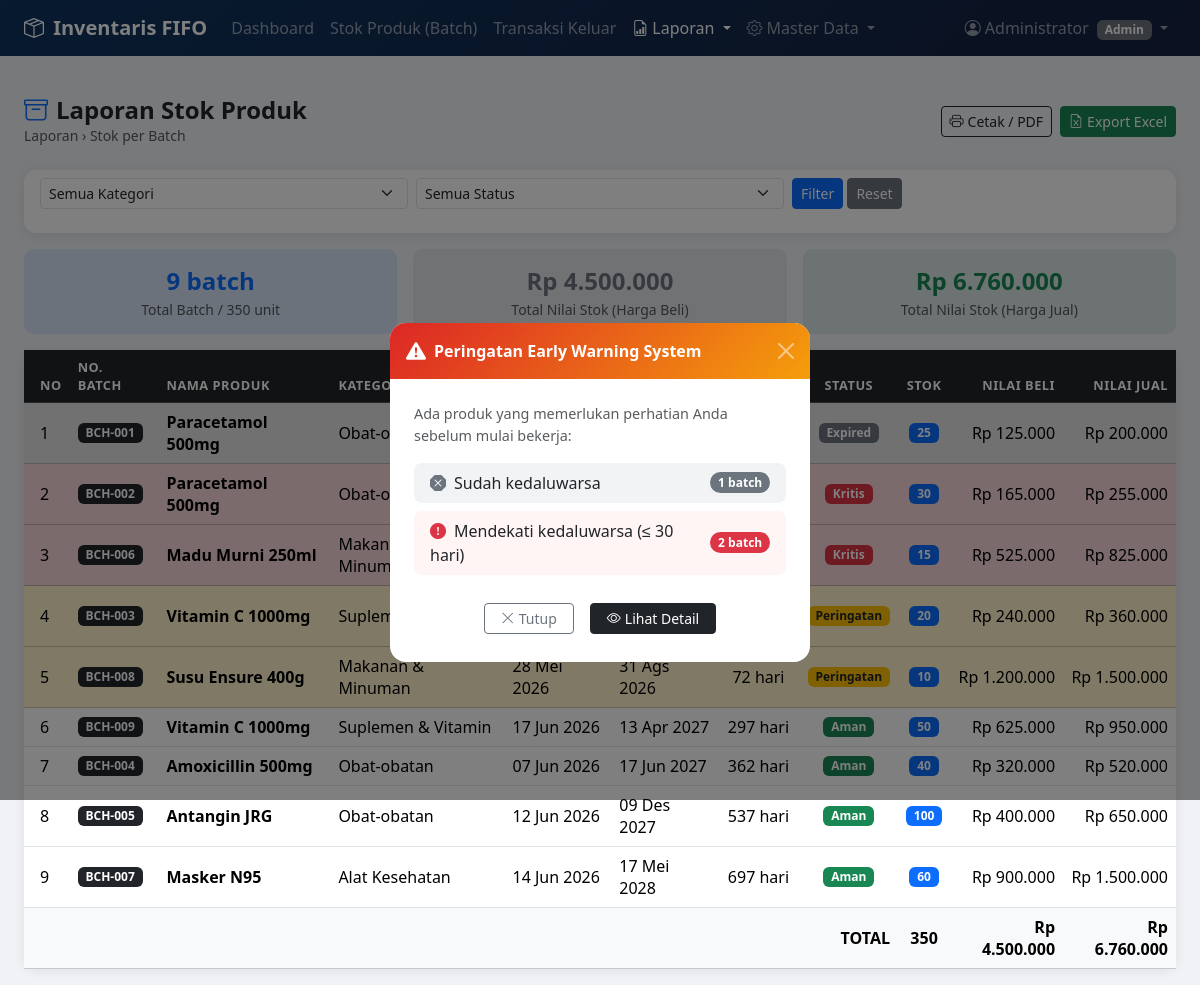
The page /laporan_stok.php (signed in) on the database its author committed.
### tables this page shows
CREATE TABLE setting_toko (
    id               INT AUTO_INCREMENT PRIMARY KEY,
    nama_toko        VARCHAR(150) NOT NULL DEFAULT 'Toko Saya',
    alamat           VARCHAR(255) DEFAULT NULL,
    no_hp            VARCHAR(30)  DEFAULT NULL,
    threshold_merah  INT NOT NULL DEFAULT 30,
    threshold_kuning INT NOT NULL DEFAULT 90,
    updated_at       TIMESTAMP DEFAULT CURRENT_TIMESTAMP ON UPDATE CURRENT_TIMESTAMP
);

CREATE TABLE produk (
    id           INT AUTO_INCREMENT PRIMARY KEY,
    no_batch     VARCHAR(50)  NOT NULL UNIQUE,
    nama_produk  VARCHAR(150) NOT NULL,
    kategori_id  INT NOT NULL,
    harga_beli   DECIMAL(15,2) NOT NULL DEFAULT 0,
    harga_jual   DECIMAL(15,2) NOT NULL DEFAULT 0,
    stok         INT NOT NULL DEFAULT 0,
    stok_awal    INT NOT NULL DEFAULT 0,
    tgl_masuk    DATE NOT NULL,
    tgl_expired  DATE NOT NULL,
    keterangan   TEXT DEFAULT NULL,
    created_at   TIMESTAMP DEFAULT CURRENT_TIMESTAMP,
    CONSTRAINT fk_produk_kategori FOREIGN KEY (kategori_id)
        REFERENCES kategori(id) ON DELETE RESTRICT,
    INDEX idx_produk_expired (tgl_expired),
    INDEX idx_produk_nama (nama_produk)
);

CREATE TABLE kategori (
    id            INT AUTO_INCREMENT PRIMARY KEY,
    nama_kategori VARCHAR(100) NOT NULL UNIQUE,
    deskripsi     TEXT DEFAULT NULL,
    created_at    TIMESTAMP DEFAULT CURRENT_TIMESTAMP
);

### koneksi.php (called while the page is built, shortened)
<?php
$host = "localhost";
$user = "root";
$pass = "";
$db   = "db_inventaris";
$koneksi = mysqli_connect($host, $user, $pass, $db);
mysqli_set_charset($koneksi, "utf8mb4");
$q_set = mysqli_query($koneksi, "SHOW TABLES LIKE 'setting_toko'");
if (mysqli_num_rows($q_set) > 0) {
    $setting = mysqli_fetch_assoc(mysqli_query($koneksi, "SELECT * FROM setting_toko LIMIT 1"));
    if ($setting) {
        $THRESHOLD_MERAH  = $setting['threshold_merah']  ?? 30;
        $THRESHOLD_KUNING = $setting['threshold_kuning'] ?? 90;
    }
}
function tgl_indo($tgl) {
    $bulan = ['','Jan','Feb','Mar','Apr','Mei','Jun','Jul','Ags','Sep','Okt','Nov','Des'];
    $d = explode('-', $tgl);
    return $d[2] . ' ' . $bulan[(int)$d[1]] . ' ' . $d[0];
}
function rupiah($angka) {
    return 'Rp ' . number_format((float)$angka, 0, ',', '.');
}
function getStatus($sisa, $merah = 30, $kuning = 90) {
    if ($sisa < 0)            return ['label' => 'Expired',     'class' => 'bg-secondary text-white', 'row' => 'table-secondary'];
    elseif ($sisa <= $merah)  return ['label' => 'Kritis',      'class' => 'bg-danger text-white',    'row' => 'table-danger'];
    elseif ($sisa <= $kuning) return ['label' => 'Peringatan',  'class' => 'bg-warning text-dark',    'row' => 'table-warning'];
    else                      return ['label' => 'Aman',        'class' => 'bg-success text-white',   'row' => ''];
}

### laporan_stok.php (the view, shortened to what this page needs)
<?php
include 'koneksi.php';
$tgl = date('Y-m-d');
$f_status   = $_GET['status'] ?? '';
$where = "WHERE 1=1";
$q = mysqli_query($koneksi, "
    SELECT p.*, k.nama_kategori, DATEDIFF(p.tgl_expired,'$tgl') as sisa_hari
    FROM produk p JOIN kategori k ON p.kategori_id = k.id
    $where
    ORDER BY p.tgl_expired ASC
");
$rows = [];
$total_qty = 0; $total_nilai_beli = 0; $total_nilai_jual = 0;
while ($d = mysqli_fetch_assoc($q)) {
    $d['nilai_beli'] = $d['stok'] * $d['harga_beli'];
    $d['nilai_jual'] = $d['stok'] * $d['harga_jual'];
    $total_qty        += $d['stok'];
    $total_nilai_beli += $d['nilai_beli'];
    $total_nilai_jual += $d['nilai_jual'];
    $rows[] = $d;
}
$status_label = [
    ''        => 'Semua Status',
    'aman'    => 'Aman',
    'warning' => 'Peringatan',
    'kritis'  => 'Kritis',
    'expired' => 'Sudah Kedaluwarsa',
];
include 'includes/navbar.php';
?>
<!DOCTYPE html>
<html lang="id">
<head>
  <link href="https://cdn.jsdelivr.net/npm/bootstrap@5.3.2/dist/css/bootstrap.min.css" rel="stylesheet">
  <link href="https://cdn.jsdelivr.net/npm/bootstrap-icons@1.11.3/font/bootstrap-icons.min.css" rel="stylesheet">
</head>
<body>
<div class="container-fluid px-4 py-3" style="max-width:1200px">
  <div class="d-flex justify-content-between align-items-center mb-4 no-print">
    <div>
      <h4 class="fw-bold mb-0"><i class="bi bi-archive me-2 text-primary"></i>Laporan Stok Produk</h4>
      <small class="text-muted">Laporan › Stok per Batch</small>
    </div>
    <div class="d-flex gap-2">
      <button onclick="window.print()" class="btn btn-outline-dark btn-sm">
        <i class="bi bi-printer me-1"></i>Cetak / PDF
      </button>
      <a href="?<?= http_build_query(array_merge($_GET, ['export'=>'excel'])) ?>" class="btn btn-success btn-sm">
        <i class="bi bi-file-earmark-excel me-1"></i>Export Excel
      </a>
    </div>
  </div>
  <div class="card mb-3 no-print">
    <div class="card-body py-2">
      <form method="GET" class="row g-2 align-items-center">
        <div class="col-md-4">
          <select name="kategori" class="form-select form-select-sm">
            <option value="0">Semua Kategori</option>
          </select>
        </div>
        <div class="col-md-4">
          <select name="status" class="form-select form-select-sm">
            <?php foreach ($status_label as $val=>$lbl): ?>
              <option value="<?= $val ?>" <?= $f_status===$val?'selected':'' ?>><?= $lbl ?></option>
            <?php endforeach; ?>
          </select>
        </div>
        <div class="col-auto">
          <button type="submit" class="btn btn-primary btn-sm">Filter</button>
          <a href="laporan_stok.php" class="btn btn-secondary btn-sm">Reset</a>
        </div>
      </form>
    </div>
  </div>
  <div class="row g-3 mb-3">
    <div class="col-md-4">
      <div class="summary-box bg-primary bg-opacity-10">
        <div class="fs-4 fw-bold text-primary"><?= count($rows) ?> batch</div>
        <div class="text-muted small">Total Batch / <?= $total_qty ?> unit</div>
      </div>
    </div>
    <div class="col-md-4">
      <div class="summary-box bg-secondary bg-opacity-10">
        <div class="fs-4 fw-bold text-secondary"><?= rupiah($total_nilai_beli) ?></div>
        <div class="text-muted small">Total Nilai Stok (Harga Beli)</div>
      </div>
    </div>
    <div class="col-md-4">
      <div class="summary-box bg-success bg-opacity-10">
        <div class="fs-4 fw-bold text-success"><?= rupiah($total_nilai_jual) ?></div>
        <div class="text-muted small">Total Nilai Stok (Harga Jual)</div>
      </div>
    </div>
  </div>
  <div class="card">
    <div class="card-body p-0">
      <div class="table-responsive">
        <table class="table table-hover align-middle mb-0">
          <thead class="table-dark">
            <tr>
              <th class="ps-3">No</th>
              <th>No. Batch</th>
              <th>Nama Produk</th>
              <th>Kategori</th>
              <th>Tgl Masuk</th>
              <th>Tgl Expired</th>
              <th class="text-center">Sisa Hari</th>
              <th class="text-center">Status</th>
              <th class="text-center">Stok</th>
              <th class="text-end">Nilai Beli</th>
              <th class="text-end">Nilai Jual</th>
            </tr>
          </thead>
          <tbody>
          <?php if (empty($rows)): ?>
            <tr><td colspan="11" class="text-center py-4 text-muted">
              <i class="bi bi-inbox me-1"></i>Tidak ada data untuk filter ini.
            </td></tr>
          <?php else: $no=1; foreach ($rows as $d):
              $s = getStatus($d['sisa_hari'], $THRESHOLD_MERAH, $THRESHOLD_KUNING);
          ?>
            <tr class="<?= $s['row'] ?>">
              <td class="ps-3"><?= $no++ ?></td>
              <td><span class="badge bg-dark"><?= htmlspecialchars($d['no_batch']) ?></span></td>
              <td class="fw-semibold"><?= htmlspecialchars($d['nama_produk']) ?></td>
              <td><?= htmlspecialchars($d['nama_kategori']) ?></td>
              <td><?= tgl_indo($d['tgl_masuk']) ?></td>
              <td><?= tgl_indo($d['tgl_expired']) ?></td>
              <td class="text-center">
                <?= $d['sisa_hari']>=0 ? $d['sisa_hari'].' hari' : '<span class="text-danger">-'.abs($d['sisa_hari']).'</span>' ?>
              </td>
              <td class="text-center"><span class="badge <?= $s['class'] ?>"><?= $s['label'] ?></span></td>
              <td class="text-center">
                <span class="badge <?= $d['stok']<=5?'bg-danger':'bg-primary' ?>"><?= $d['stok'] ?></span>
              </td>
              <td class="text-end"><?= rupiah($d['nilai_beli']) ?></td>
              <td class="text-end"><?= rupiah($d['nilai_jual']) ?></td>
            </tr>
          <?php endforeach; endif; ?>
          </tbody>
          <?php if (!empty($rows)): ?>
          <tfoot class="table-light fw-bold">
            <tr>
              <td colspan="8" class="text-end">TOTAL</td>
              <td class="text-center"><?= $total_qty ?></td>
              <td class="text-end"><?= rupiah($total_nilai_beli) ?></td>
              <td class="text-end"><?= rupiah($total_nilai_jual) ?></td>
            </tr>
          </tfoot>
          <?php endif; ?>
        </table>
      </div>
    </div>
  </div>
</div>
</body>
</html>

### includes/navbar.php (shortened to what this page needs)
<?php
    $role = $_SESSION['user_role'] ?? 'kasir';
    $nama = $_SESSION['user_nama'] ?? 'user';
    $tgl = date('Y-m-d');
    $q_kritis_nav = mysqli_query($koneksi, "SELECT COUNT(*) as t FROM produk WHERE DATEDIFF(tgl_expired, '$tgl') BETWEEN 0 AND $THRESHOLD_MERAH AND stok > 0");
    $total_kritis_nav  = mysqli_fetch_assoc($q_kritis_nav)['t'] ?? 0;
    $q_expired_nav = mysqli_query($koneksi, "SELECT COUNT(*) as t FROM produk WHERE tgl_expired < '$tgl' AND stok > 0");
    $total_expired_nav = mysqli_fetch_assoc($q_expired_nav)['t'] ?? 0;
    $total_alert = $total_kritis_nav + $total_expired_nav;
    $current = basename($_SERVER['PHP_SELF']);
    function nav_active($page, $current) {
        return $page === $current ? 'active' : '';
    }
    ?>
    <nav class="navbar navbar-expand-lg navbar-dark mb-4" style="background: linear-gradient(135deg,#0f3460,#16213e);">
        <div class="container-fluid px-4">
            <a class="navbar-brand fw-bold" href="indeks.php">
                <i class="bi bi-box-seam me-1"></i> Inventaris FIFO
            </a>
            <div class="collapse navbar-collapse" id="navMain">
                <ul class="navbar-nav me-auto mb-2 mb-lg-0">
                    <li class="nav-item">
                        <a class="nav-link <?= nav_active('indeks.php', $current) ?>" href="indeks.php">Dashboard</a>
                    </li>
                    <?php if ($role === 'admin'): ?>
                    <li class="nav-item">
                        <a class="nav-link <?= nav_active('produk.php', $current) ?>" href="produk.php">Stok Produk (Batch)</a>
                    </li>
                    <?php endif; ?>
                    <li class="nav-item">
                        <a class="nav-link <?= nav_active('transaksi.php', $current) ?>" href="transaksi.php">Transaksi Keluar</a>
                    </li>
                    <li class="nav-item dropdown">
                        <a class="nav-link dropdown-toggle <?= in_array($current,['laporan_stok.php','laporan_expired.php','laporan_transaksi.php'])?'active':'' ?>"
                        href="#" data-bs-toggle="dropdown">
                            <i class="bi bi-file-earmark-bar-graph me-1"></i>Laporan
                        </a>
                    </li>
                    <?php if ($role === 'admin'): ?>
                    <li class="nav-item dropdown">
                        <a class="nav-link dropdown-toggle <?= in_array($current,['kategori.php','users.php','setting.php'])?'active':'' ?>"
                        href="#" data-bs-toggle="dropdown">
                            <i class="bi bi-gear me-1"></i>Master Data
                        </a>
                    </li>
                    <?php endif; ?>
                </ul>
                <ul class="navbar-nav">
                    <li class="nav-item dropdown">
                        <a class="nav-link dropdown-toggle" href="#" data-bs-toggle="dropdown">
                            <i class="bi bi-person-circle me-1"></i><?= htmlspecialchars($nama) ?>
                            <span class="badge bg-secondary ms-1"><?= ucfirst($role) ?></span>
                        </a>
                    </li>
                </ul>
            </div>
        </div>
    </nav>
    <?php
    $tampilkan_popup_ews = false;
    if (!empty($_SESSION['show_ews_alert'])) {
        $tampilkan_popup_ews = ($total_alert > 0);
    }
    ?>
    <?php if ($tampilkan_popup_ews): ?>
    <div class="modal fade" id="modalEwsAlert" tabindex="-1" aria-hidden="true">
    <div class="modal-dialog modal-dialog-centered" style="max-width:420px">
        <div class="modal-content border-0 rounded-4 overflow-hidden">
        <div class="modal-header border-0 py-3" style="background:linear-gradient(135deg,#dc2626,#f59e0b)">
            <div class="d-flex align-items-center gap-2 text-white">
            <i class="bi bi-exclamation-triangle-fill fs-5"></i>
            <h6 class="modal-title fw-bold mb-0">Peringatan Early Warning System</h6>
            </div>
            <button type="button" class="btn-close btn-close-white" data-bs-dismiss="modal" aria-label="Tutup"></button>
        </div>
        <div class="modal-body py-4 px-4">
            <p class="text-muted mb-3" style="font-size:.9rem">
            Ada produk yang memerlukan perhatian Anda sebelum mulai bekerja:
            </p>
            <ul class="list-unstyled mb-0 d-flex flex-column gap-2">
            <?php if ($total_expired_nav > 0): ?>
                <li class="d-flex justify-content-between align-items-center p-2 px-3 rounded-3" style="background:#f1f3f5">
                <span><i class="bi bi-x-octagon-fill text-secondary me-2"></i>Sudah kedaluwarsa</span>
                <span class="badge bg-secondary rounded-pill"><?= $total_expired_nav ?> batch</span>
                </li>
            <?php endif; ?>
            <?php if ($total_kritis_nav > 0): ?>
                <li class="d-flex justify-content-between align-items-center p-2 px-3 rounded-3" style="background:#fff5f5">
                <span><i class="bi bi-exclamation-circle-fill text-danger me-2"></i>Mendekati kedaluwarsa (&le; <?= (int)$THRESHOLD_MERAH ?> hari)</span>
                <span class="badge bg-danger rounded-pill"><?= $total_kritis_nav ?> batch</span>
                </li>
            <?php endif; ?>
            </ul>
        </div>
        <div class="modal-footer border-0 pt-0 pb-4 px-4 gap-2 justify-content-center">
            <button type="button" class="btn btn-outline-secondary btn-sm px-3" data-bs-dismiss="modal">
            <i class="bi bi-x-lg me-1"></i>Tutup
            </button>
            <a href="laporan_expired.php" class="btn btn-dark btn-sm px-3">
            <i class="bi bi-eye me-1"></i>Lihat Detail
            </a>
        </div>
        </div>
    </div>
    </div>
    <?php endif; ?>

### laporan_stok.php (style rules this page uses)
body { background:#f0f2f5; font-family:'Segoe UI',sans-serif; }
.card { border:0; border-radius:12px; box-shadow:0 2px 12px rgba(0,0,0,.08); }
.table th { font-size:.8rem; text-transform:uppercase; letter-spacing:.04em; }
.summary-box { border-radius:10px; padding:14px; text-align:center; }

### rows shown on the page
setting_toko: threshold_merah "30"
produk: no_batch "BCH-001", nama_produk "Paracetamol 500mg", kategori.nama_kategori "Obat-obatan", label "Expired", stok "25", nilai_beli "Rp 125.000", nilai_jual "Rp 200.000"
produk: no_batch "BCH-002", nama_produk "Paracetamol 500mg", kategori.nama_kategori "Obat-obatan", label "Kritis", stok "30", nilai_beli "Rp 165.000", nilai_jual "Rp 255.000"
produk: no_batch "BCH-006", nama_produk "Madu Murni 250ml", kategori.nama_kategori "Makanan & Minuman", label "Kritis", stok "15", nilai_beli "Rp 525.000", nilai_jual "Rp 825.000"
produk: no_batch "BCH-003", nama_produk "Vitamin C 1000mg", kategori.nama_kategori "Suplemen…", label "Peringatan", stok "20", nilai_beli "Rp 240.000", nilai_jual "Rp 360.000"
produk: no_batch "BCH-008", nama_produk "Susu Ensure 400g", kategori.nama_kategori "Makanan & Minuman", tgl_masuk "28 Mei 2026", tgl_expired "31 Ags 2026", sisa_hari "72", label "Peringatan", stok "10", nilai_beli "Rp 1.200.000", nilai_jual "Rp 1.500.000"
produk: no_batch "BCH-009", nama_produk "Vitamin C 1000mg", kategori.nama_kategori "Suplemen & Vitamin", tgl_masuk "17 Jun 2026", tgl_expired "13 Apr 2027", sisa_hari "297", label "Aman", stok "50", nilai_beli "Rp 625.000", nilai_jual "Rp 950.000"
produk: no_batch "BCH-004", nama_produk "Amoxicillin 500mg", kategori.nama_kategori "Obat-obatan", tgl_masuk "07 Jun 2026", tgl_expired "17 Jun 2027", sisa_hari "362", label "Aman", stok "40", nilai_beli "Rp 320.000", nilai_jual "Rp 520.000"
produk: no_batch "BCH-005", nama_produk "Antangin JRG", kategori.nama_kategori "Obat-obatan", tgl_masuk "12 Jun 2026", tgl_expired "09 Des 2027", sisa_hari "537", label "Aman", stok "100", nilai_beli "Rp 400.000", nilai_jual "Rp 650.000"
produk: no_batch "BCH-007", nama_produk "Masker N95", kategori.nama_kategori "Alat Kesehatan", tgl_masuk "14 Jun 2026", tgl_expired "17 Mei 2028", sisa_hari "697", label "Aman", stok "60", nilai_beli "Rp 900.000", nilai_jual "Rp 1.500.000"

### other values the page prints
$nama "Administrator"
$role "Admin"
$total_expired_nav "1"
$total_kritis_nav "2"
count($rows) "9"
$total_qty "350"
rupiah($total_nilai_beli) "Rp 4.500.000"
rupiah($total_nilai_jual) "Rp 6.760.000"
form field status "Semua Status"
